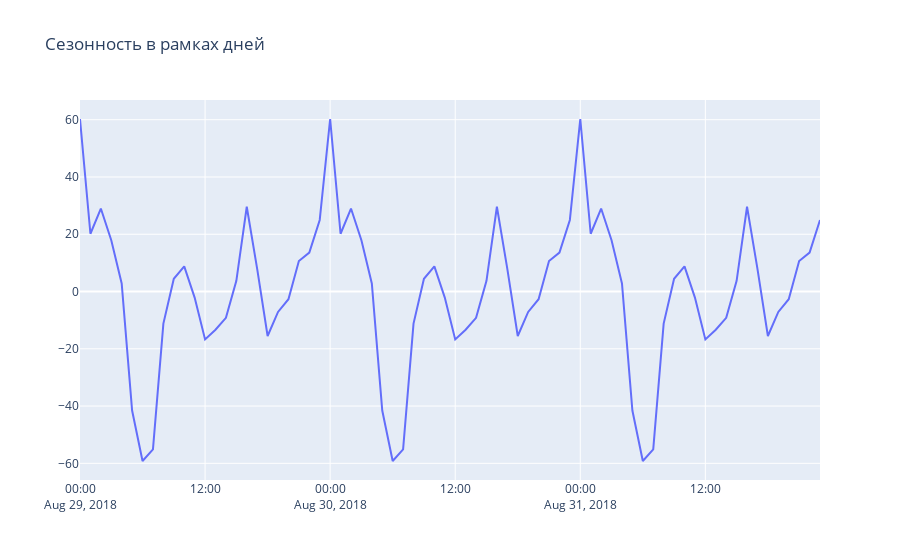

Notebook code for this chart:
### Code cell
plotly_df(seasonal['2018-08-29':'2018-08-31'], 'Сезонность в рамках дней')
